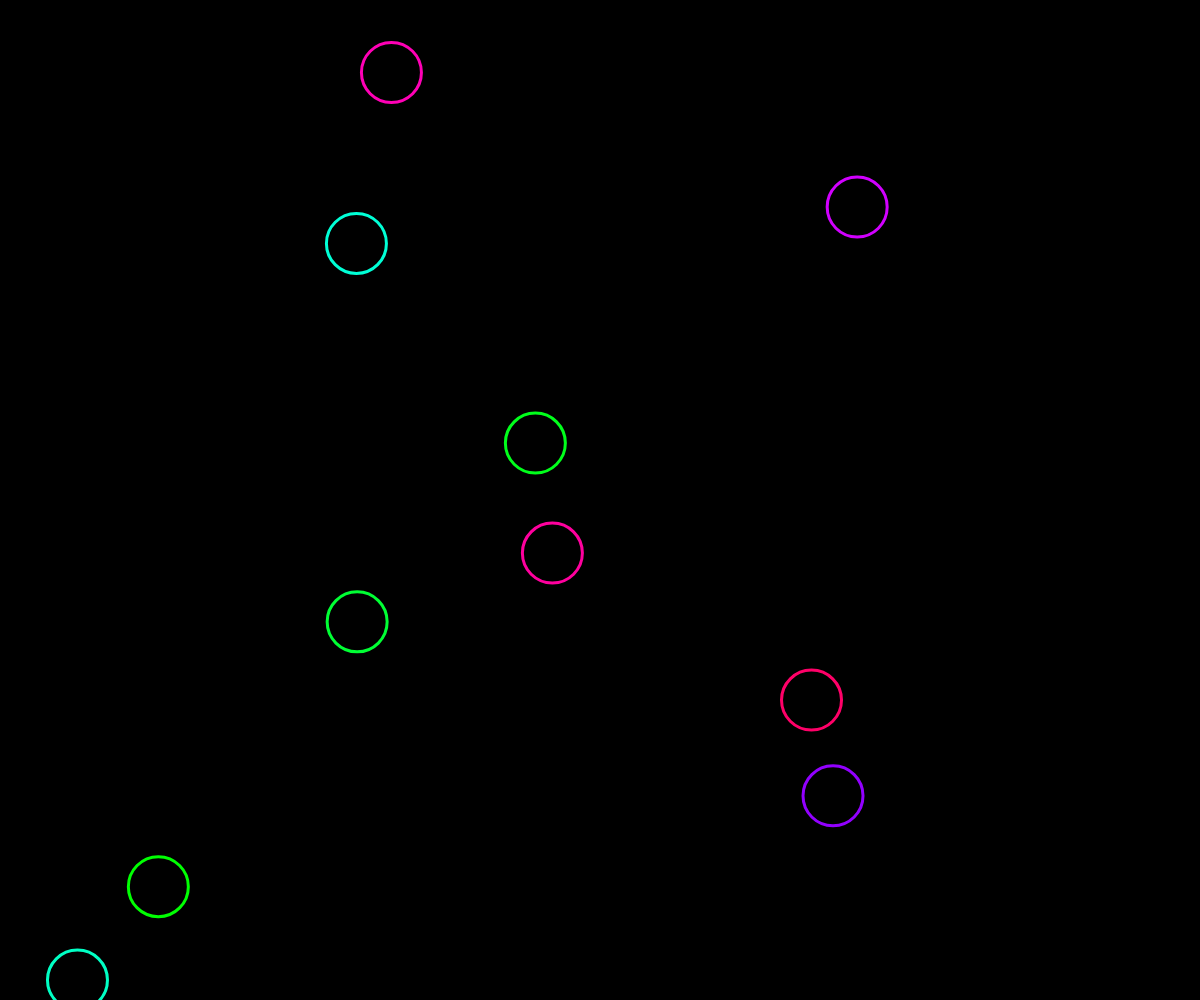
Frame 1 (no input)
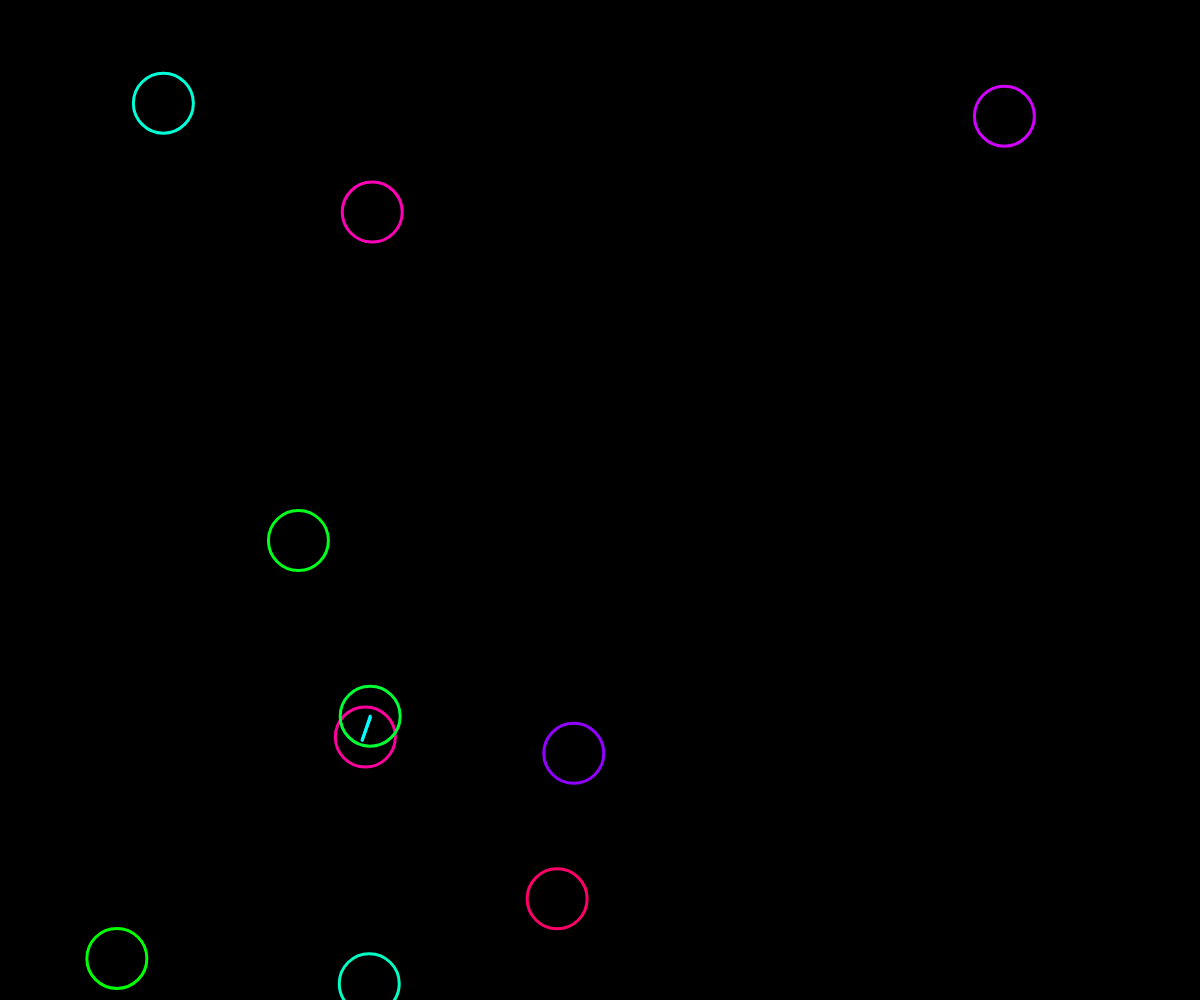
Frame 60 (no input)
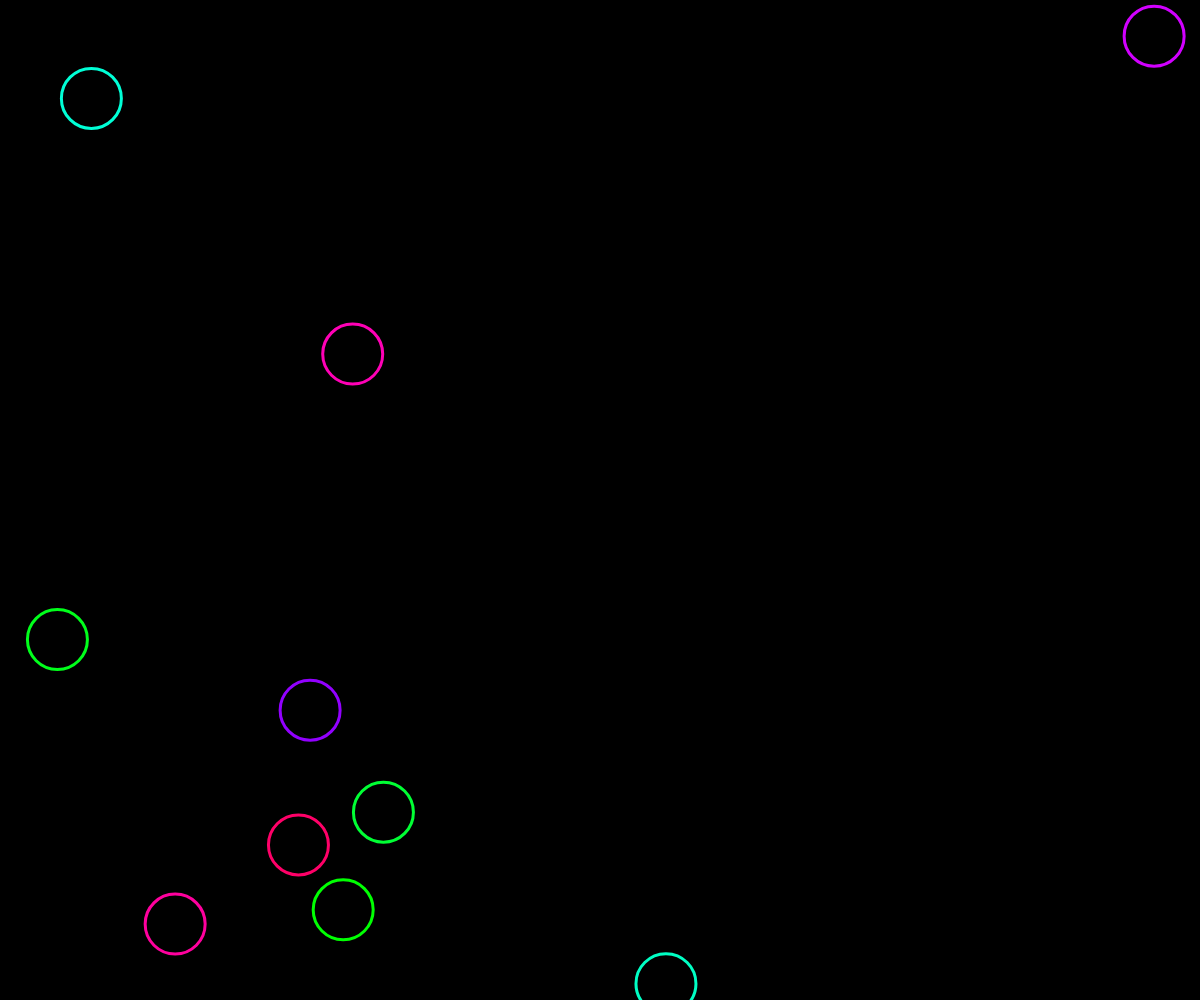
Frame 120 (the mouse pressed at the canvas centre since frame 60)

The p5.js sketch that drew these frames (run headless with seeded random() and noise() and a simulated clock; from frame 60 on, the mouse is pressed at the canvas centre):

// p5.js sketch
// ── sketch.js
var maxSpeed = 5;
var diameter = 60;
var num = 10;
var elements = [];
function setup() {
  createCanvas(windowWidth,windowHeight);
  background(0);
  colorMode(HSB,100);
  for( var i = 0; i < num; i++){
    elements[i] = new element0();
  }
}

function draw() {
  background(0);
  for( var i = 0; i < num; i++){
    elements[i].update();
    for( var e = 0; e < num; e++){
      if( dist(elements[i].x,elements[i].y,elements[e].x,elements[e].y) < diameter / 2 && i != e){
        if(i % 2 == 0){ stroke(100,100,100)} else {
          stroke(50,100,100)
        }
        line(elements[i].x,elements[i].y,elements[e].x,elements[e].y);
      }
    }
  }
}

function element0(){
  this.x = random(width);
  this.y = random(height);
  this.vx = random(- maxSpeed, maxSpeed);
  this.vy = random(- maxSpeed, maxSpeed);
  this.color = random(100);
  this.update = function(){
    strokeWeight(3);
    stroke(this.color,100,100);
    noFill();
    ellipse(this.x,this.y,diameter,diameter);
    this.x = this.x + this.vx;
    this.y = this.y + this.vy;
    if( this.x >= width - diameter/2 || this.x <= 0 + diameter/2){
      this.vx = -this.vx;
    }
    if( this.y >= height - diameter/2 || this.y <= 0 + diameter/2){
      this.vy = -this.vy;
    }
  }
}
